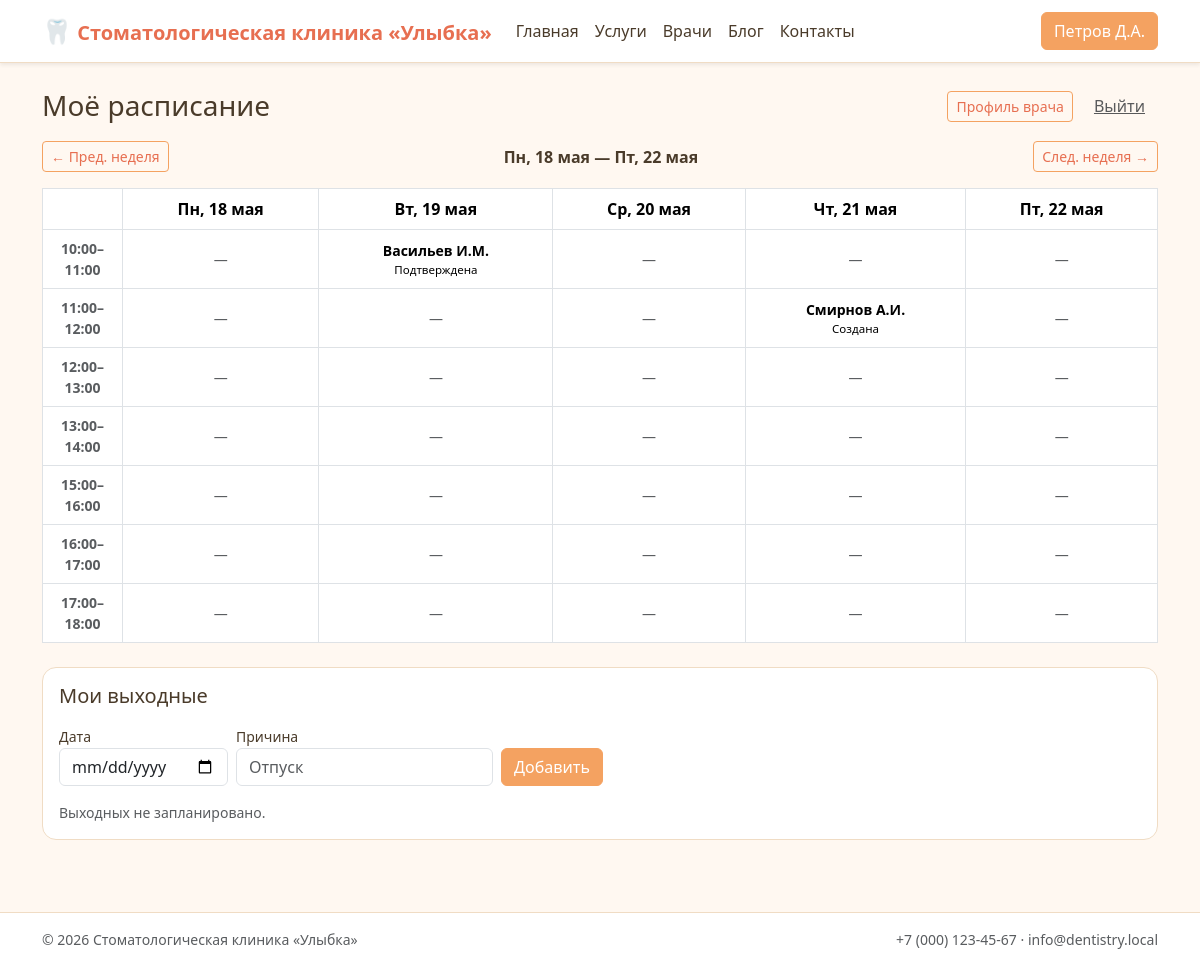
Screenshot of /profile.php (signed in) with the database file from the repository.
### tables this page shows
CREATE TABLE user (
    id                INT UNSIGNED AUTO_INCREMENT PRIMARY KEY,
    last_name         VARCHAR(60)  NOT NULL,
    first_name        VARCHAR(60)  NOT NULL,
    middle_name       VARCHAR(60)  NOT NULL DEFAULT '',
    email             VARCHAR(190) NOT NULL UNIQUE,
    password_hash     VARCHAR(255) NOT NULL,
    role_id           TINYINT UNSIGNED NOT NULL,
    booking_ban_until DATE NULL COMMENT 'Запрет онлайн-записи до даты (после неявки)',
    created_at        DATETIME NOT NULL DEFAULT CURRENT_TIMESTAMP,
    CONSTRAINT fk_user_role FOREIGN KEY (role_id) REFERENCES role(id)
);

CREATE TABLE appointment (
    id               INT UNSIGNED AUTO_INCREMENT PRIMARY KEY,
    patient_id       INT UNSIGNED NOT NULL,
    doctor_id        INT UNSIGNED NOT NULL,
    slot_start       DATETIME NOT NULL,
    slot_end         DATETIME NOT NULL,
    status           ENUM('created','confirmed','performed','completed','noshow') NOT NULL DEFAULT 'created',
    created_at       DATETIME NOT NULL DEFAULT CURRENT_TIMESTAMP,
    reminder_sent_at DATETIME NULL COMMENT 'Когда отправлено email-напоминание',
    CONSTRAINT fk_appt_patient FOREIGN KEY (patient_id) REFERENCES user(id),
    CONSTRAINT fk_appt_doctor  FOREIGN KEY (doctor_id)  REFERENCES user(id),
    UNIQUE KEY uq_doctor_slot (doctor_id, slot_start),
    INDEX ix_patient_slot (patient_id, slot_start),
    INDEX ix_doctor_slot  (doctor_id, slot_start),
    INDEX ix_status (status)
);

### lib/sanitize.php (called while the page is built, shortened)
<?php
function h(mixed $value): string
{
    return htmlspecialchars((string) $value, ENT_QUOTES | ENT_SUBSTITUTE, 'UTF-8');
}
function fio_short(string $last, string $first, string $middle = ''): string
{
    $fi = mb_substr($first, 0, 1);
    $mi = $middle !== '' ? mb_substr($middle, 0, 1) . '.' : '';
    return $last . ' ' . $fi . '.' . $mi;
}

### lib/session.php (called while the page is built, shortened)
<?php
require_once __DIR__ . '/db.php';
final class Session
{
    public static function userId(): ?int
    {
        return isset($_SESSION['user_id']) ? (int) $_SESSION['user_id'] : null;
    }
    public static function user(): ?array
    {
        $id = self::userId();
        $user = DB::one(
            'SELECT u.*, r.code AS role_code, r.name AS role_name
               FROM user u JOIN role r ON r.id = u.role_id
              WHERE u.id = :id',
            ['id' => $id]
        );
        return $user;
    }
}

### lib/db.php (called while the page is built, shortened)
<?php
final class DB
{
    private static ?PDO $pdo = null;
    public static function pdo(): PDO
    {
        if (self::$pdo === null) {
            $dsn = sprintf(
                'mysql:host=%s;port=%d;dbname=%s;charset=%s',
                DB_HOST, DB_PORT, DB_NAME, DB_CHARSET
            );
            self::$pdo = new PDO($dsn, DB_USER, DB_PASS, [
                PDO::ATTR_ERRMODE            => PDO::ERRMODE_EXCEPTION,
                PDO::ATTR_DEFAULT_FETCH_MODE => PDO::FETCH_ASSOC,
                PDO::ATTR_EMULATE_PREPARES   => false,
            ]);
        }
        return self::$pdo;
    }
    public static function all(string $sql, array $params = []): array
    {
        $stmt = self::pdo()->prepare($sql);
        $stmt->execute($params);
        return $stmt->fetchAll();
    }
    public static function one(string $sql, array $params = []): ?array
    {
        $stmt = self::pdo()->prepare($sql);
        $stmt->execute($params);
        $row = $stmt->fetch();
        return $row === false ? null : $row;
    }
}

### lib/auth.php (called while the page is built, shortened)
<?php
require_once __DIR__ . '/session.php';
final class Auth
{
    public static function user(): ?array
    {
        return Session::user();
    }
}

### lib/csrf.php (called while the page is built, shortened)
<?php
require_once __DIR__ . '/session.php';
final class Csrf
{
    public static function token(): string
    {
        return $_SESSION[self::KEY];
    }
}

### lib/appointment.php (called while the page is built, shortened)
<?php
require_once __DIR__ . '/db.php';
function appt_status_label(string $status): string
{
    return [
        'created'   => 'Создана',
        'confirmed' => 'Подтверждена',
        'performed' => 'Исполнена',
        'completed' => 'Завершена',
        'noshow'    => 'Не явка',
    ][$status] ?? $status;
}
function appt_status_class(string $status): string
{
    return 'status-' . $status;
}
function slot_hours(): array
{
    $start  = (int) substr(WORK_START, 0, 2);
    $end    = (int) substr(WORK_END, 0, 2);
    $bStart = (int) substr(BREAK_START, 0, 2);
    $bEnd   = (int) substr(BREAK_END, 0, 2);
    $hours = [];
    for ($h = $start; $h < $end; $h++) {
        if ($h >= $bStart && $h < $bEnd) continue;
        $hours[] = $h;
    }
    return $hours;
}
function slot_label(int $hour): string
{
    return sprintf('%02d:00–%02d:00', $hour, $hour + 1);
}
function ru_date_label(string $date): string
{
    $months = [1=>'января',2=>'февраля',3=>'марта',4=>'апреля',5=>'мая',6=>'июня',
               7=>'июля',8=>'августа',9=>'сентября',10=>'октября',11=>'ноября',12=>'декабря'];
    $days   = [1=>'Пн',2=>'Вт',3=>'Ср',4=>'Чт',5=>'Пт',6=>'Сб',7=>'Вс'];
    $ts = strtotime($date);
    return $days[(int) date('N', $ts)] . ', ' . (int) date('j', $ts) . ' ' . $months[(int) date('n', $ts)];
}

### templates/cabinet_doctor.php (the view, shortened to what this page needs)
<?php
$docId = (int) $user['id'];
$w = (int) ($_GET['w'] ?? 0);
$mondayTs = strtotime('monday this week') + $w * 7 * 86400;
$days = [];
for ($i = 0; $i < 5; $i++) {
    $days[] = date('Y-m-d', $mondayTs + $i * 86400);
}
$rangeStart = $days[0] . ' 00:00:00';
$rangeEnd   = date('Y-m-d', $mondayTs + 5 * 86400) . ' 00:00:00';
$rows = DB::all(
    "SELECT a.id, a.slot_start, a.status, p.last_name, p.first_name, p.middle_name
       FROM appointment a
       JOIN user p ON p.id = a.patient_id
      WHERE a.doctor_id = :d AND a.slot_start >= :s AND a.slot_start < :e",
    ['d' => $docId, 's' => $rangeStart, 'e' => $rangeEnd]
);
$byKey = [];
foreach ($rows as $r) {
    $byKey[date('Y-m-d H:00:00', strtotime($r['slot_start']))] = $r;
}
$daysOff = DB::all("SELECT id, off_date, reason FROM doctor_day_off WHERE doctor_id=:d AND off_date >= CURDATE() ORDER BY off_date", ['d'=>$docId]);
?>
<div id="doctor-cabinet" data-csrf="<?= h(Csrf::token()) ?>">
    <div class="d-flex flex-wrap justify-content-between align-items-center mb-3 gap-2">
        <h1 class="h3 mb-0">Моё расписание</h1>
        <div class="d-flex gap-2 align-items-center">
            <a href="/doctor_profile_edit.php" class="btn btn-outline-orange btn-sm">Профиль врача</a>
            <form method="post" action="/logout.php" class="m-0">
                <button type="submit" class="btn btn-link text-muted">Выйти</button>
            </form>
        </div>
    </div>
    <div class="d-flex justify-content-between align-items-center mb-3">
        <a class="btn btn-outline-orange btn-sm" href="/profile.php?w=<?= $w - 1 ?>">← Пред. неделя</a>
        <span class="fw-semibold"><?= h(ru_date_label($days[0])) ?> — <?= h(ru_date_label($days[4])) ?></span>
        <a class="btn btn-outline-orange btn-sm" href="/profile.php?w=<?= $w + 1 ?>">След. неделя →</a>
    </div>
    <div class="table-responsive">
        <table class="table table-bordered align-middle text-center schedule-table mb-0">
            <thead>
                <tr>
                    <th style="width:80px;"></th>
                    <?php foreach ($days as $d): ?>
                        <th><?= h(ru_date_label($d)) ?></th>
                    <?php endforeach; ?>
                </tr>
            </thead>
            <tbody>
                <?php foreach (slot_hours() as $h): ?>
                    <tr>
                        <th class="text-muted small"><?= h(slot_label($h)) ?></th>
                        <?php foreach ($days as $d): ?>
                            <?php $key = sprintf('%s %02d:00:00', $d, $h); ?>
                            <?php if (isset($byKey[$key])): ?>
                                <?php $a = $byKey[$key]; ?>
                                <td class="appt-cell <?= h(appt_status_class($a['status'])) ?>" role="button"
                                    data-appt-id="<?= (int) $a['id'] ?>" title="<?= h(appt_status_label($a['status'])) ?>">
                                    <div class="small fw-semibold"><?= h(fio_short($a['last_name'], $a['first_name'], $a['middle_name'])) ?></div>
                                    <div class="x-small"><?= h(appt_status_label($a['status'])) ?></div>
                                </td>
                            <?php else: ?>
                                <td class="text-muted small">—</td>
                            <?php endif; ?>
                        <?php endforeach; ?>
                    </tr>
                <?php endforeach; ?>
            </tbody>
        </table>
    </div>
</div>
<div class="clinic-card p-3 my-4">
    <h5 class="mb-3">Мои выходные</h5>
    <form method="post" action="/api/doctor_dayoff_add.php" class="row g-2 align-items-end mb-3">
        <div class="col-auto"><label class="form-label mb-0 small">Дата</label><input type="date" name="off_date" class="form-control" required></div>
        <div class="col-auto"><label class="form-label mb-0 small">Причина</label><input type="text" name="reason" class="form-control" placeholder="Отпуск"></div>
        <div class="col-auto"><button class="btn btn-orange">Добавить</button></div>
    </form>
    <?php if (empty($daysOff)): ?><p class="text-muted small mb-0">Выходных не запланировано.</p><?php endif; ?>
</div>

### templates/header.php (shortened to what this page needs)
<?php
require_once __DIR__ . '/../lib/auth.php';
require_once __DIR__ . '/../lib/sanitize.php';
$_user = Auth::user();
$_currentPath = strtok($_SERVER['REQUEST_URI'] ?? '/', '?');
function _nav_active(string $href, string $current): string {
    return ($href === $current || ($href !== '/' && str_starts_with($current, $href)))
        ? ' active' : '';
}
?><!DOCTYPE html>
<html lang="ru">
<head>
    <link href="https://cdn.jsdelivr.net/npm/bootstrap@5.3.3/dist/css/bootstrap.min.css" rel="stylesheet">
    <link href="/assets/css/theme.css" rel="stylesheet">
</head>
<body class="d-flex flex-column min-vh-100">
<nav class="navbar navbar-expand-lg sticky-top shadow-sm clinic-navbar">
    <div class="container">
        <a class="navbar-brand fw-bold" href="/">
            <span class="brand-mark">🦷</span> <?= h(SITE_NAME) ?>
        </a>
        <div class="collapse navbar-collapse" id="mainNav">
            <ul class="navbar-nav me-auto">
                <li class="nav-item"><a class="nav-link<?= _nav_active('/', $_currentPath) ?>" href="/">Главная</a></li>
                <li class="nav-item"><a class="nav-link<?= _nav_active('/services.php', $_currentPath) ?>" href="/services.php">Услуги</a></li>
                <li class="nav-item"><a class="nav-link<?= _nav_active('/doctors.php', $_currentPath) ?>" href="/doctors.php">Врачи</a></li>
                <li class="nav-item"><a class="nav-link<?= _nav_active('/blog.php', $_currentPath) ?>" href="/blog.php">Блог</a></li>
                <li class="nav-item"><a class="nav-link<?= _nav_active('/contacts.php', $_currentPath) ?>" href="/contacts.php">Контакты</a></li>
            </ul>
            <div class="d-flex gap-2">
                <?php if ($_user === null): ?>
                    <a href="/login.php" class="btn btn-outline-orange">Вход</a>
                    <a href="/register.php" class="btn btn-orange">Регистрация</a>
                <?php else: ?>
                    <a href="/profile.php" class="btn btn-orange">
                        <?= h(fio_short($_user['last_name'], $_user['first_name'], $_user['middle_name'])) ?>
                    </a>
                <?php endif; ?>
            </div>
        </div>
    </div>
</nav>
<main class="flex-grow-1 py-4">
<div class="container">

### public/assets/css/theme.css (style rules this page uses)
:root { --clinic-bg: #FFF8F1; --clinic-surface: #FFFFFF; --clinic-primary: #F4A261; --clinic-primary-2: #E76F51; --clinic-accent: #FFE0C2; --clinic-soft: #FFF1E0; --clinic-ink: #4A3B2A; --clinic-muted: #8A7964; --clinic-border: #F0DCC4; --clinic-success: #6FB098; --clinic-danger: #D88080; }
html, body { background: var(--clinic-bg); color: var(--clinic-ink); }
body { font-family: system-ui, "Segoe UI", Tahoma, Arial, sans-serif; }
a { color: var(--clinic-primary-2); }
.clinic-navbar { background: var(--clinic-surface); border-bottom: 1px solid var(--clinic-border); }
.clinic-navbar .navbar-brand { color: var(--clinic-primary-2); }
.clinic-navbar .nav-link { color: var(--clinic-ink); }
.brand-mark { font-size: 1.2em; }
.btn-orange { background: var(--clinic-primary); border-color: var(--clinic-primary); color: #fff; }
.btn-outline-orange { background: transparent; border: 1px solid var(--clinic-primary); color: var(--clinic-primary-2); }
.clinic-card { background: var(--clinic-surface); border: 1px solid var(--clinic-border); border-radius: 14px; overflow: hidden; transition: transform .15s ease, box-shadow .15s ease; height: 100%; }
.status-created { background: #C8E6C9; color: #2E7D32; }
.status-confirmed { background: #B7CEC1; color: #335E4D; }
.schedule-table th, .schedule-table td { vertical-align: middle; }
.appt-cell { cursor: pointer; }
.x-small { font-size: 0.72rem; }

### rows the page displays
user: last_name+first_name+middle_name "Петров Д.А."
appointment: patient.middle_name "Васильев И.М.", status "Подтверждена"
appointment: patient.middle_name "Смирнов А.И.", status "Создана"

### other values shown
SITE_NAME "Стоматологическая клиника «Улыбка»"
ru_date_label($days[0]) "Пн, 18 мая"
ru_date_label($days[4]) "Пт, 22 мая"
ru_date_label($d) "Пн, 18 мая"
ru_date_label($d) "Вт, 19 мая"
ru_date_label($d) "Ср, 20 мая"
ru_date_label($d) "Чт, 21 мая"
ru_date_label($d) "Пт, 22 мая"
slot_label($h) "10:00–11:00"
slot_label($h) "11:00–12:00"
slot_label($h) "12:00–13:00"
slot_label($h) "13:00–14:00"
slot_label($h) "15:00–16:00"
slot_label($h) "16:00–17:00"
slot_label($h) "17:00–18:00"
